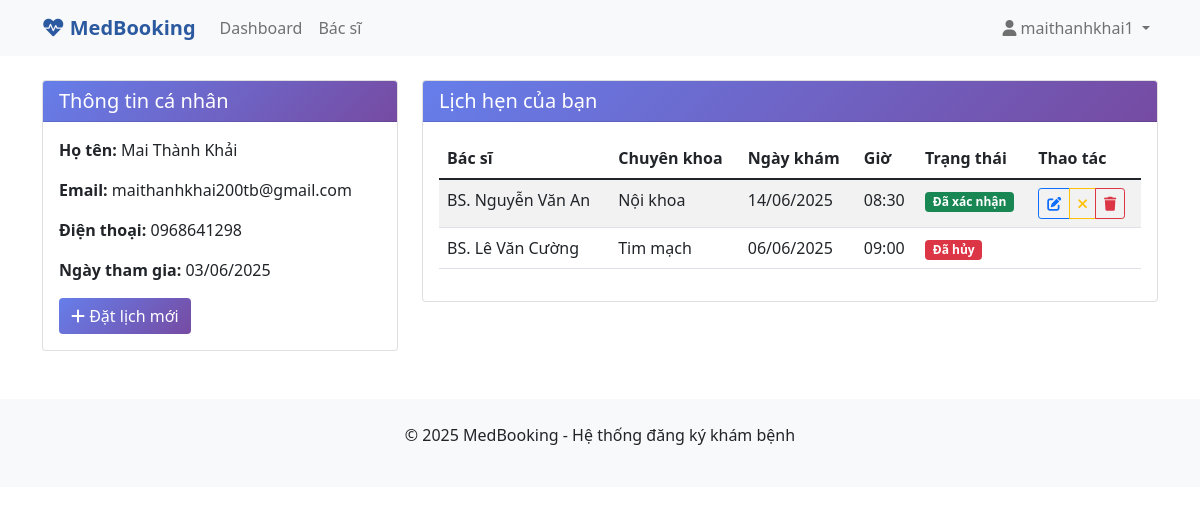
Page /user/dashboard (signed in) on the earlier database version.
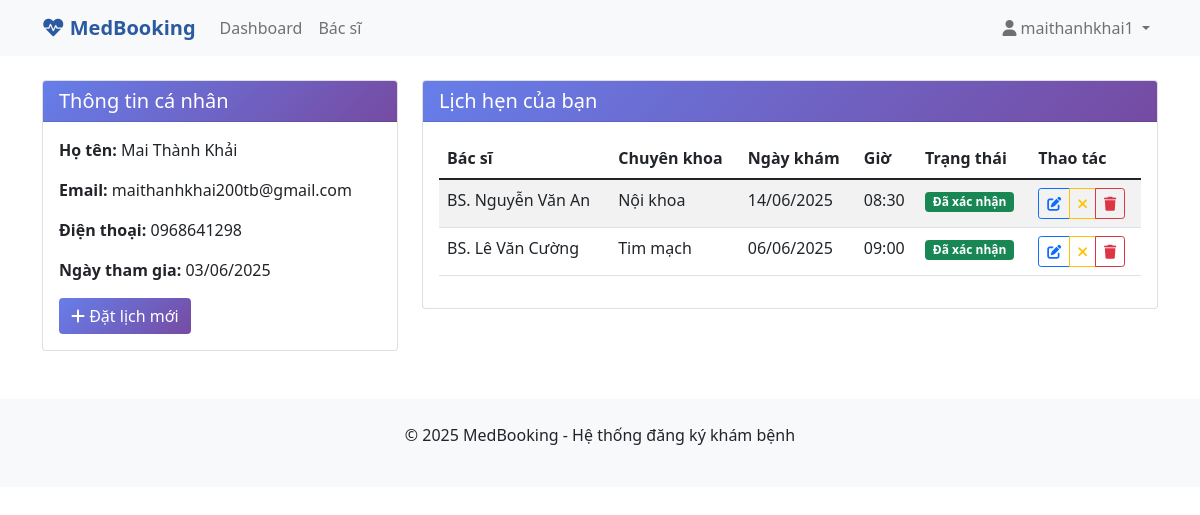
Same page on the later database version.
### app/models.py (models this page shows)
class User(db.Model):
    id = db.Column(db.Integer, primary_key=True)
    username = db.Column(db.String(80), unique=True, nullable=False)
    email = db.Column(db.String(120), unique=True, nullable=False)
    password_hash = db.Column(db.String(120), nullable=False)
    full_name = db.Column(db.String(100), nullable=False)
    phone = db.Column(db.String(20), nullable=False)
    is_admin = db.Column(db.Boolean, default=False)
    created_at = db.Column(db.DateTime, default=datetime.utcnow)
    appointments = db.relationship('Appointment', backref='patient', lazy=True)

class Appointment(db.Model):
    id = db.Column(db.Integer, primary_key=True)
    patient_id = db.Column(db.Integer, db.ForeignKey('user.id'), nullable=False)
    doctor_id = db.Column(db.Integer, db.ForeignKey('doctor.id'), nullable=False)
    appointment_date = db.Column(db.Date, nullable=False)
    appointment_time = db.Column(db.String(10), nullable=False)
    symptoms = db.Column(db.Text, nullable=False)
    status = db.Column(db.String(20), default='Pending')  # Pending, Confirmed, Cancelled
    created_at = db.Column(db.DateTime, default=datetime.utcnow)

class Doctor(db.Model):
    id = db.Column(db.Integer, primary_key=True)
    name = db.Column(db.String(100), nullable=False)
    specialty = db.Column(db.String(100), nullable=False)
    phone = db.Column(db.String(20), nullable=False)
    email = db.Column(db.String(120), nullable=False)
    experience = db.Column(db.Integer, nullable=False)  # years of experience
    appointments = db.relationship('Appointment', backref='doctor', lazy=True)

### app/user/routes.py (the view)
@user_bp.route('/dashboard')
def dashboard():
    if 'user_id' not in session:
        return redirect(url_for('auth.login'))
    user = User.query.get(session['user_id'])
    appointments = Appointment.query.filter_by(patient_id=user.id).order_by(Appointment.appointment_date.desc()).all()
    return render_template('user/dashboard.html', user=user, appointments=appointments)

### app/templates/user/dashboard.html (shortened to what this page needs)
{% extends "base.html" %}  {% block content %}
<div class="row">
  <div class="col-md-4">
    <div class="card">
      <div class="card-header">
        <h5 class="mb-0">Thông tin cá nhân</h5>
      </div>
      <div class="card-body">
        <p><strong>Họ tên:</strong> {{ user.full_name }}</p>
        <p><strong>Email:</strong> {{ user.email }}</p>
        <p><strong>Điện thoại:</strong> {{ user.phone }}</p>
        <p>
          <strong>Ngày tham gia:</strong> {{
          user.created_at.strftime('%d/%m/%Y') }}
        </p>
        <a href="{{ url_for('user.doctors') }}" class="btn btn-medical">
          <i class="fas fa-plus"></i> Đặt lịch mới
        </a>
      </div>
    </div>
  </div>
  <div class="col-md-8">
    <div class="card">
      <div class="card-header">
        <h5 class="mb-0">Lịch hẹn của bạn</h5>
      </div>
      <div class="card-body">
        {% if appointments %}
        <div class="table-responsive">
          <table class="table table-striped">
            <thead>
              <tr>
                <th>Bác sĩ</th>
                <th>Chuyên khoa</th>
                <th>Ngày khám</th>
                <th>Giờ</th>
                <th>Trạng thái</th>
                <th>Thao tác</th>
              </tr>
            </thead>
            <tbody>
              {% for appointment in appointments %}
              <tr>
                <td>{{ appointment.doctor.name }}</td>
                <td>{{ appointment.doctor.specialty }}</td>
                <td>{{ appointment.appointment_date.strftime('%d/%m/%Y') }}</td>
                <td>{{ appointment.appointment_time }}</td>
                <td>
                  {% if appointment.status == 'Pending' %}
                  <span class="badge bg-warning">Chờ xác nhận</span>
                  {% elif appointment.status == 'Confirmed' %}
                  <span class="badge bg-success">Đã xác nhận</span>
                  {% else %}
                  <span class="badge bg-danger">Đã hủy</span>
                  {% endif %}
                </td>
                <td>
                  {% if appointment.status != 'Cancelled' %}
                  <div class="btn-group btn-group-sm">
                    <a
                      href="{{ url_for('user.edit_appointment', appointment_id=appointment.id) }}"
                      class="btn btn-outline-primary btn-sm"
                    >
                      <i class="fas fa-edit"></i>
                    </a>
                    <a
                      href="{{ url_for('user.cancel_appointment', appointment_id=appointment.id) }}"
                      class="btn btn-outline-warning btn-sm"
                      onclick="return confirm('Bạn có chắc muốn hủy lịch hẹn này?')"
                    >
                      <i class="fas fa-times"></i>
                    </a>
                    <a
                      href="{{ url_for('user.delete_appointment', appointment_id=appointment.id) }}"
                      class="btn btn-outline-danger btn-sm"
                      onclick="return confirm('Bạn có chắc muốn xóa lịch hẹn này?')"
                    >
                      <i class="fas fa-trash"></i>
                    </a>
                  </div>
                  {% endif %}
                </td>
              </tr>
              {% endfor %}
            </tbody>
          </table>
        </div>
        {% endif %}
      </div>
    </div>
  </div>
</div>
{% endblock %}

### app/templates/base.html (shortened to what this page needs)
<!DOCTYPE html>
<html lang="vi">
  <head>
    <link
      href="https://cdn.jsdelivr.net/npm/bootstrap@5.1.3/dist/css/bootstrap.min.css"
      rel="stylesheet"
    />
    <link
      href="https://cdnjs.cloudflare.com/ajax/libs/font-awesome/6.0.0/css/all.min.css"
      rel="stylesheet"
    />
  </head>
  <body>
    <nav class="navbar navbar-expand-lg navbar-light bg-light">
      <div class="container">
        <a class="navbar-brand" href="{{ url_for('main.index') }}">
          <i class="fas fa-heartbeat"></i> MedBooking
        </a>
        <div class="collapse navbar-collapse" id="navbarNav">
          <ul class="navbar-nav me-auto">
            {% if session.user_id %}
            <li class="nav-item">
              <a class="nav-link" href="{{ url_for('user.dashboard') }}"
                >Dashboard</a
              >
            </li>
            <li class="nav-item">
              <a class="nav-link" href="{{ url_for('user.doctors') }}"
                >Bác sĩ</a
              >
            </li>
            {% endif %}
          </ul>
          <ul class="navbar-nav">
            {% if session.user_id %}
            <li class="nav-item dropdown">
              <a
                class="nav-link dropdown-toggle"
                href="#"
                id="navbarDropdown"
                role="button"
                data-bs-toggle="dropdown"
              >
                <i class="fas fa-user"></i> {{ session.username }}
              </a>
            </li>
            {% endif %}
          </ul>
        </div>
      </div>
    </nav>
    <main class="container mt-4">
       {% block content %}{% endblock %}
    </main>
    <footer class="bg-light mt-5 py-4">
      <div class="container text-center">
        <p>&copy; 2025 MedBooking - Hệ thống đăng ký khám bệnh</p>
      </div>
    </footer>
  </body>
</html>

### app/templates/base.html (style rules this page uses)
.navbar-brand { font-weight: bold; color: #2c5aa0 !important; }
.card-header { background: linear-gradient(135deg, #667eea 0%, #764ba2 100%); color: white; }
.btn-medical { background: linear-gradient(135deg, #667eea 0%, #764ba2 100%); border: none; color: white; }

Differences in the rows shown:
changed Appointment "BS. Lê Văn Cường": status "Đã hủy" → "Đã xác nhận"
